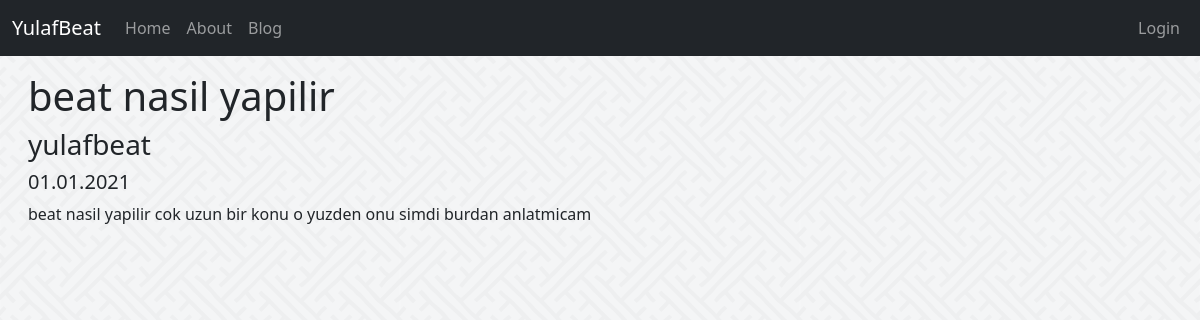
The page /blog/1/ on the database as committed earlier.
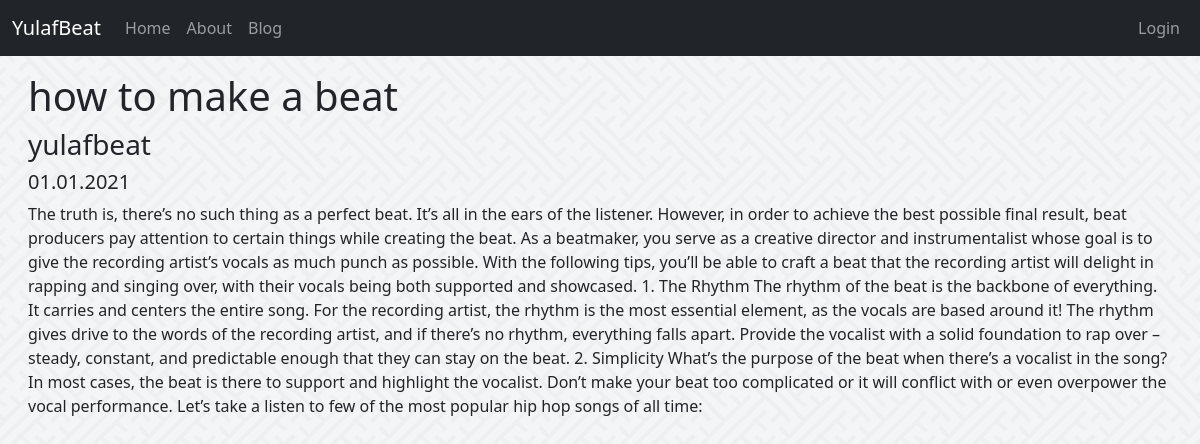
The same page on the database as committed later.
### blogapp/models.py (models this page shows, shortened)
class Post(models.Model):
    title = models.CharField(max_length=200)
    author = models.CharField(max_length=50)
    text = models.TextField()
    pub_date = models.CharField(max_length=20, default='01.01.2021')
    post_image = models.ImageField(upload_to="static/uploads", default="-")

### blogapp/views.py (the view)
# urls.py: path('<int:pk>/', PostView.as_view(), name="post" ),
class PostView(DetailView):
    template_name = 'post.html'
    model = Post

### templates/post.html (shortened to what this page needs)
{% extends 'base.html' %}
{% block content %}
<div class="m-3">
    <div class = "container-fluid">
        <h1>{{ post.title }}</h1>
        <h3>{{ post.author }}</h3>
        <h5>{{ post.pub_date }}</h5>
         <a>{{ post.text }}</a>
    </div>
</div>
{% endblock %}

### templates/base.html (shortened to what this page needs)
<!DOCTYPE html>
<html lang="en">
<head>
  {% load static %}
  <link href="https://cdn.jsdelivr.net/npm/bootstrap@5.0.2/dist/css/bootstrap.min.css" rel="stylesheet">
  <link rel="stylesheet" type="text/css" href="{% static '/css/style.css' %}" />
</head>
<body>
  <div class="m-0">
    <nav class="navbar navbar-expand-lg navbar-dark bg-dark">
        <div class="container-fluid">
            <a href="{% url 'homepage' %}" class="navbar-brand">YulafBeat</a>
            <div class="collapse navbar-collapse" id="navbarCollapse">
                <div class="navbar-nav nav-item">
                    <a href="{% url 'homepage' %}" class="nav-item nav-link">Home</a>
                    <a href="{% url 'about' %}" class="nav-item nav-link">About</a>
                    <a href="{% url 'blog' %}" class="nav-item nav-link">Blog</a>
                </div>
                <div class="navbar-nav ms-auto">
                    <a href="#" class="nav-item nav-link">Login</a>
                </div>
            </div>
        </div>
    </nav>
  </div>
{% block content %}
{% endblock %}
</body>
</html>

### static/css/style.css (style rules this page uses)
body { background-color: white; background-image: url(/static/images/bk.png); }

Rows that differ between the two databases and show on the page:
changed Post "yulafbeat": title "beat nasil yapilir" → "how to make a beat"; text "beat nasil yapilir cok uzun bir konu o yuzden onu simdi burdan anlatmicam" → "The truth is, there’s no such thing as a perfect beat. It’s all in the ears of the listener. However, in order to achieve the best possible final result, beat producers pay attention to certain things while creating the beat. As a beatmaker, you serve as a creative director and instrumentalist whose goal is to give the recording artist’s vocals as much punch as possible. With the following tips, you’ll be able to craft a beat that the recording artist will delight in rapping and singing over, with their vocals being both supported and showcased. 1. The Rhythm The rhythm of the beat is the backbone of everything. It carries and centers the entire song. For the recording artist, the rhythm is…"
